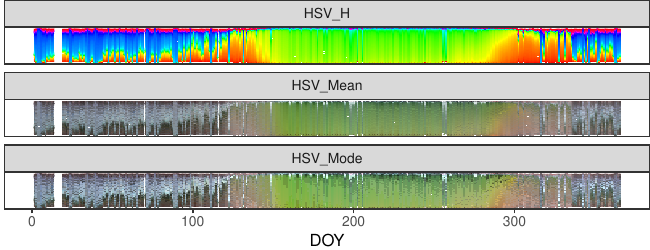

The script that saved this image:
#!/usr/bin/Rscript
library(colorspace)
library(tidyverse)

get_col_types <- function() {
  cols(
    Dataset = col_character(),
    Camera_ID = col_character(),
    Year = col_integer(),
    Day = col_integer(),
    Hour = col_integer(),
    Minute = col_integer(),
    Metric_Type = col_character(),
    Considered_Pixels = col_integer(),
    HSV_Bin = col_integer(),
    HSV_H = col_double(),
    HSV_SMean = col_double(),
    HSV_VMean = col_double(),
    HSV_SMode = col_double(),
    HSV_VMode = col_double(),
    Gcc_Bin = col_integer(),
    Gcc_Value = col_double(),
    Gcc_Mean_R = col_double(),
    Gcc_Mean_G = col_double(),
    Gcc_Mean_B = col_double()
  )
}

histogramsPath <- '../../data/tky-partial.csv.gz'
data <- read_csv(
  histogramsPath,
  col_types=get_col_types()
) %>%
  filter(Year == 2006) %>%
  filter(Metric_Type == 'HSV') %>%
  select(-contains('Gcc')) %>%
  select(-Year, -Dataset, -Camera_ID, -Hour, -Minute) %>%
  select(-Metric_Type) %>%
  mutate(
    Color.Code.H = hex(HSV(HSV_Bin, 1, 1)),
    Color.Code.Mean = hex(HSV(HSV_Bin, HSV_SMean, HSV_VMean)),
    Color.Code.Mode = hex(HSV(HSV_Bin, HSV_SMode, HSV_VMode))
  ) %>%
  gather(Variable, Value, -contains("HSV"), -Day, -Considered_Pixels) %>%
  mutate(Style = gsub("Color.Code.", "", Variable)) %>%
  select(-Considered_Pixels, -contains("Mean"), -contains("Mode"), -Variable) %>%
  arrange(Style, Day, HSV_Bin) %>%
  mutate(Key = paste(Style, Day, HSV_Bin, sep="_")) %>%
  mutate(Key = factor(Key, levels=Key)) %>%
  rename(Bin = HSV_Bin) %>%
  rename(Color = Value) %>%
  group_by(Style, Day) %>%
  arrange(Bin) %>%
  filter(HSV_H != 0) %>%
  mutate(
    Y.min = cumsum(HSV_H) - HSV_H,
    Y.max = cumsum(HSV_H)
  ) %>%
  ungroup %>%
  arrange(Style, Day, Bin) %>%
  select(Style, Day, Bin, everything())

data.palette <- data %>%
  select(Key, Color)

palette <- data.palette$Color
names(palette) <- data.palette$Key

p <- data %>%
  mutate(Style = paste0('HSV_', Style)) %>%
  ggplot(aes(
    xmin=Day,
    xmax=Day+1,
    ymin=Y.min,
    ymax=Y.max,
    fill=Key
  )) +
    scale_fill_manual(values=palette) +
    geom_rect() +
    theme_bw(base_size=12) +
    theme(
      plot.margin = unit(c(0,0,0,0), "cm"),
      legend.spacing = unit(0, "mm"),
      panel.grid = element_blank(),
      legend.position = "none",
      legend.justification = "left",
      legend.box.spacing = unit(0, "pt"),
      legend.box.margin = margin(0,0,0,0),
      legend.title = element_blank(),
      axis.title.y = element_blank(),
      axis.text.y = element_blank(),
      axis.ticks.y = element_blank()
    ) +
    guides(fill = guide_legend(nrow = 1)) +
    xlab('DOY') +
    facet_wrap(~Style, ncol=1)

ggsave('./facets-hsv.pdf', plot=p, width=6.5, height= 2.5)
